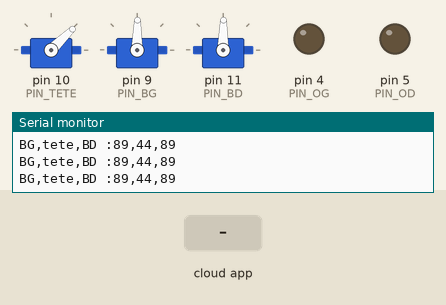
The sketch below on a simulated Arduino Uno, built with avr-gcc and run on an emulated ATmega328P. On the bench: 3 × servo, output pins drawn as LEDs (lit = HIGH), the last lines printed to the serial monitor. Inputs (shaded band) come from the test bench. The RemoteXY app is connected.

Above: at 1.2 s.
1.3 s: the phone or cloud app sets bras_gauche to 0
At 2.0 s:
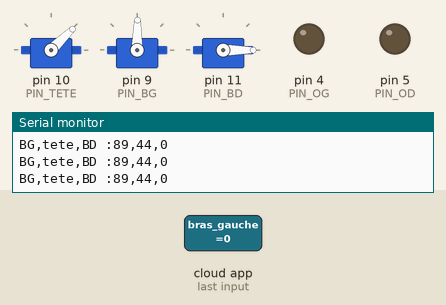
2.8 s: the phone or cloud app sets bras_droit to 0
At 3.9 s:
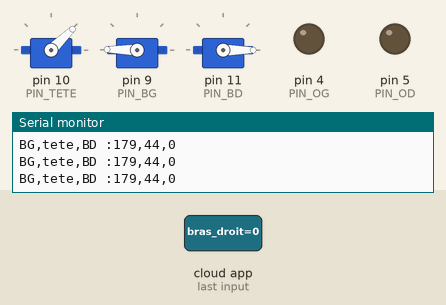
4.3 s: the phone or cloud app sets tete to -100
At 4.7 s:
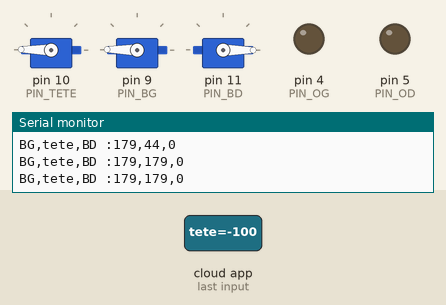
5.9 s: the phone or cloud app sets oeil_gauche to 1
At 6.7 s:
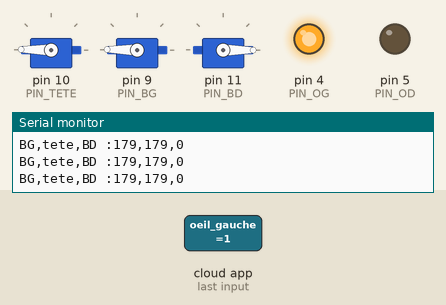
7.4 s: the phone or cloud app sets oeil_droit to 1
At 8.6 s:
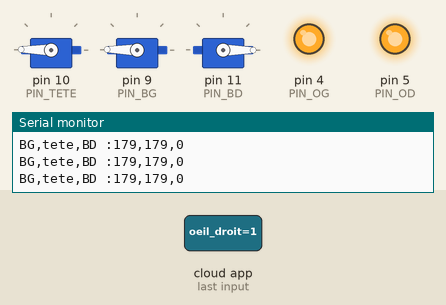
8.9 s: the phone or cloud app sets bras_gauche to 25
At 9.4 s:
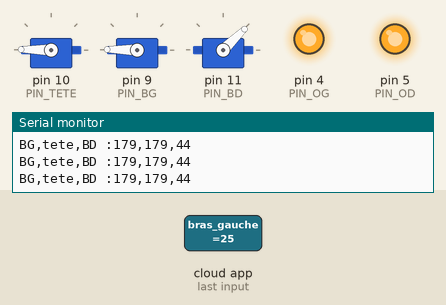
Timing chart, 0 to 11.4 s (numbered marks = the images above; inputs shaded):
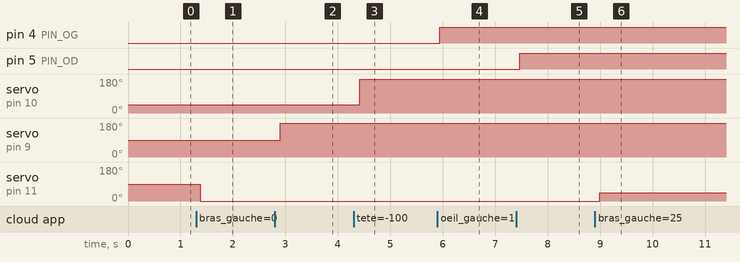

The sketch:

bidon.ino
```cpp
#include <Servo.h>


//////////////////////////////////////////////
//        RemoteXY include library          //
//////////////////////////////////////////////

// RemoteXY select connection mode and include library
// RemoteXY select connection mode and include library
#define REMOTEXY_MODE__SOFTSERIAL
#include <SoftwareSerial.h>

#include <RemoteXY.h>

// RemoteXY connection settings
#define REMOTEXY_SERIAL_RX 2
#define REMOTEXY_SERIAL_TX 3
#define REMOTEXY_SERIAL_SPEED 9600


// RemoteXY configurate
#pragma pack(push, 1)
uint8_t RemoteXY_CONF[] =
  { 255,5,0,0,0,42,0,6,10,0,
  1,0,26,28,12,12,1,88,0,4,
  0,4,2,10,57,2,4,0,86,2,
  10,57,2,4,160,21,7,58,10,1,
  1,0,62,28,12,12,1,88,0 };

// this structure defines all the variables of your control interface
struct {

    // input variable
  uint8_t oeil_gauche; // =1 if button pressed, else =0
  int8_t bras_gauche; // =0..100 slider position
  int8_t bras_droit; // =0..100 slider position
  int8_t tete; // =-100..100 slider position
   uint8_t oeil_droit; // =1 if button pressed, else =0


    // other variable
  uint8_t connect_flag;  // =1 if wire connected, else =0

} RemoteXY;
#pragma pack(pop)

#define PIN_OD 5 //oeil droit
#define PIN_OG 4 //oeil gauche

double check_attach;
int ordre_bouge = 1;

//declaration tete
#define PIN_TETE 10
#define PIN_BG 9
#define PIN_BD 11
Servo tete;
int valTete;
int positionT; //tete
int old_positionT = 0; //tete

Servo brasGauche;
Servo brasDroit;


int valBD;
int valBG;


int positionBG; //bras gauche
int positionBD; //bras droit

int old_positionBG = 0; //bras gauche
int old_positionBD = 0; //bras droit


void setup() {
  // put your setup code here, to run once:

  RemoteXY_Init ();

  pinMode (PIN_OD, OUTPUT);
  pinMode (PIN_OG, OUTPUT);

  tete.attach(PIN_TETE);
  RemoteXY.tete = 50;

  brasGauche.attach(PIN_BG);
    RemoteXY.bras_gauche = 50;

  brasDroit.attach(PIN_BD);
  RemoteXY.bras_droit = 50;
  Serial.begin(9600);
  digitalWrite(PIN_OD,HIGH);
  digitalWrite(PIN_OG,HIGH);


}

void loop() {
  // put your main code here, to run repeatedly:

  RemoteXY_Handler ();
    digitalWrite(PIN_OD, (RemoteXY.oeil_droit==0)?LOW:HIGH);
  digitalWrite(PIN_OG, (RemoteXY.oeil_gauche==0)?LOW:HIGH);
  positionT = map(RemoteXY.tete, 100, -100, 0, 179);

  positionBG = map(RemoteXY.bras_droit, 100, 0, 0, 179);
  if (positionT != old_positionT) ordre_bouge = 1;


  positionBD = map(RemoteXY.bras_gauche, 0, 100, 0, 179);
  if (positionBD != old_positionBD) ordre_bouge = 1;
  if (positionBG != old_positionBG) ordre_bouge = 1;

 // if (ordre_bouge == 1) {
    old_positionT = positionT;
    old_positionBG = positionBG;
    old_positionBD = positionBD;
    bouge();
  //}
  //else {
    //if (check_attach > 1000) {
      //brasGauche.detach();
  //tete.detach();
  //brasDroit.detach();
   // }

  //}

}

void bouge() {
  //brasGauche.attach(PIN_BG);
  //tete.attach(PIN_TETE);
  //brasDroit.attach(9);
  brasGauche.write(positionBG);
  tete.write(positionT);
  brasDroit.write(positionBD);
  ordre_bouge = 0;
   affiche();
   delay(150);
   check_attach = millis();
}

void affiche() {
  Serial.print("BG,tete,BD :");
  Serial.print(positionBG);
  Serial.print(",");
  Serial.print(positionT);
  Serial.print(",");
  Serial.println(positionBD);
}
```

Measured:
- after the input at 1.3 s, servo on pin 11 (PIN_BD): 89° → 0° after 0.08 s
- after the input at 2.8 s, servo on pin 9 (PIN_BG): 89° → 179° after 0.10 s
- after the input at 4.3 s, servo on pin 10 (PIN_TETE): 44° → 179° after 0.12 s
- after the input at 5.9 s, pin 4 (PIN_OG): LOW → HIGH at once
- after the input at 7.4 s, pin 5 (PIN_OD): LOW → HIGH after 0.07 s
- after the input at 8.9 s, servo on pin 11 (PIN_BD): 0° → 44° after 0.09 s
